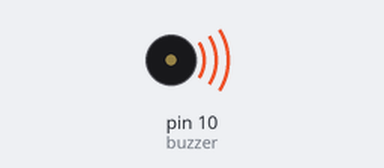
Bench run of a sketch on a simulated Arduino Uno, built with avr-gcc and run on an emulated ATmega328P. On the bench: buzzer (waves = sounding).

Above: at 0.1 s.
At 40.3 s:
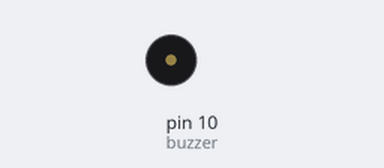
Timing chart, 0 to 41.8 s (numbered marks = the images above):
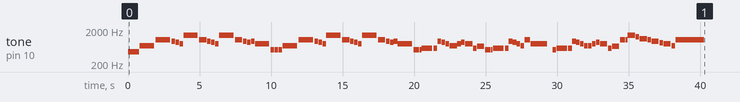

The sketch:

StarWarsTheme.ino
```cpp
#define NOTE_B0  31
#define NOTE_C1  33
#define NOTE_CS1 35
#define NOTE_D1  37
#define NOTE_DS1 39
#define NOTE_E1  41
#define NOTE_F1  44
#define NOTE_FS1 46
#define NOTE_G1  49
#define NOTE_GS1 52
#define NOTE_A1  55
#define NOTE_AS1 58
#define NOTE_B1  62
#define NOTE_C2  65
#define NOTE_CS2 69
#define NOTE_D2  73
#define NOTE_DS2 78
#define NOTE_E2  82
#define NOTE_F2  87
#define NOTE_FS2 93
#define NOTE_G2  98
#define NOTE_GS2 104
#define NOTE_A2  110
#define NOTE_AS2 117
#define NOTE_B2  123
#define NOTE_C3  131
#define NOTE_CS3 139
#define NOTE_D3  147
#define NOTE_DS3 156
#define NOTE_E3  165
#define NOTE_F3  175
#define NOTE_FS3 185
#define NOTE_G3  196
#define NOTE_GS3 208
#define NOTE_A3  220
#define NOTE_AS3 233
#define NOTE_B3  247
#define NOTE_C4  262
#define NOTE_CS4 277
#define NOTE_D4  294
#define NOTE_DS4 311
#define NOTE_E4  330
#define NOTE_F4  349
#define NOTE_FS4 370
#define NOTE_G4  392
#define NOTE_GS4 415
#define NOTE_A4  440
#define NOTE_AS4 466
#define NOTE_B4  494
#define NOTE_C5  523
#define NOTE_CS5 554
#define NOTE_D5  587
#define NOTE_DS5 622
#define NOTE_E5  659
#define NOTE_F5  698
#define NOTE_FS5 740
#define NOTE_G5  784
#define NOTE_GS5 831
#define NOTE_A5  880
#define NOTE_AS5 932
#define NOTE_B5  988
#define NOTE_C6  1047
#define NOTE_CS6 1109
#define NOTE_D6  1175
#define NOTE_DS6 1245
#define NOTE_E6  1319
#define NOTE_F6  1397
#define NOTE_FS6 1480
#define NOTE_G6  1568
#define NOTE_GS6 1661
#define NOTE_A6  1760
#define NOTE_AS6 1865
#define NOTE_B6  1976
#define NOTE_C7  2093
#define NOTE_CS7 2217
#define NOTE_D7  2349
#define NOTE_DS7 2489
#define NOTE_E7  2637
#define NOTE_F7  2794
#define NOTE_FS7 2960
#define NOTE_G7  3136
#define NOTE_GS7 3322
#define NOTE_A7  3520
#define NOTE_AS7 3729
#define NOTE_B7  3951
#define NOTE_C8  4186
#define NOTE_CS8 4435
#define NOTE_D8  4699
#define NOTE_DS8 4978
#define REST      0

int tempo = 108;

//Buzzer pin
int buzzer = 10;

int melody[] = {

  NOTE_AS4,8, NOTE_AS4,8, NOTE_AS4,8,//1
  NOTE_F5,2, NOTE_C6,2,
  NOTE_AS5,8, NOTE_A5,8, NOTE_G5,8, NOTE_F6,2, NOTE_C6,4,
  NOTE_AS5,8, NOTE_A5,8, NOTE_G5,8, NOTE_F6,2, NOTE_C6,4,
  NOTE_AS5,8, NOTE_A5,8, NOTE_AS5,8, NOTE_G5,2, NOTE_C5,8, NOTE_C5,8, NOTE_C5,8,
  NOTE_F5,2, NOTE_C6,2,
  NOTE_AS5,8, NOTE_A5,8, NOTE_G5,8, NOTE_F6,2, NOTE_C6,4,

  NOTE_AS5,8, NOTE_A5,8, NOTE_G5,8, NOTE_F6,2, NOTE_C6,4, //8
  NOTE_AS5,8, NOTE_A5,8, NOTE_AS5,8, NOTE_G5,2, NOTE_C5,-8, NOTE_C5,16,
  NOTE_D5,-4, NOTE_D5,8, NOTE_AS5,8, NOTE_A5,8, NOTE_G5,8, NOTE_F5,8,
  NOTE_F5,8, NOTE_G5,8, NOTE_A5,8, NOTE_G5,4, NOTE_D5,8, NOTE_E5,4,NOTE_C5,-8, NOTE_C5,16,
  NOTE_D5,-4, NOTE_D5,8, NOTE_AS5,8, NOTE_A5,8, NOTE_G5,8, NOTE_F5,8,

  NOTE_C6,-8, NOTE_G5,16, NOTE_G5,2, REST,8, NOTE_C5,8,//13
  NOTE_D5,-4, NOTE_D5,8, NOTE_AS5,8, NOTE_A5,8, NOTE_G5,8, NOTE_F5,8,
  NOTE_F5,8, NOTE_G5,8, NOTE_A5,8, NOTE_G5,4, NOTE_D5,8, NOTE_E5,4,NOTE_C6,-8, NOTE_C6,16,
  NOTE_F6,4, NOTE_DS6,8, NOTE_CS6,4, NOTE_C6,8, NOTE_AS5,4, NOTE_GS5,8, NOTE_G5,4, NOTE_F5,8,
  NOTE_C6,1

};


int notes = sizeof(melody) / sizeof(melody[0]) / 2;


int wholenote = (60000 * 4) / tempo;

int divider = 0, noteDuration = 0;

void setup() {

  for (int thisNote = 0; thisNote < notes * 2; thisNote = thisNote + 2) {


    divider = melody[thisNote + 1];
    if (divider > 0) {

      noteDuration = (wholenote) / divider;
    } else if (divider < 0) {

      noteDuration = (wholenote) / abs(divider);
      noteDuration *= 1.5; // increases the duration in half for dotted notes
    }


    tone(buzzer, melody[thisNote], noteDuration*0.9);


    delay(noteDuration);

    noTone(buzzer);
  }
}

void loop() {

}
```
